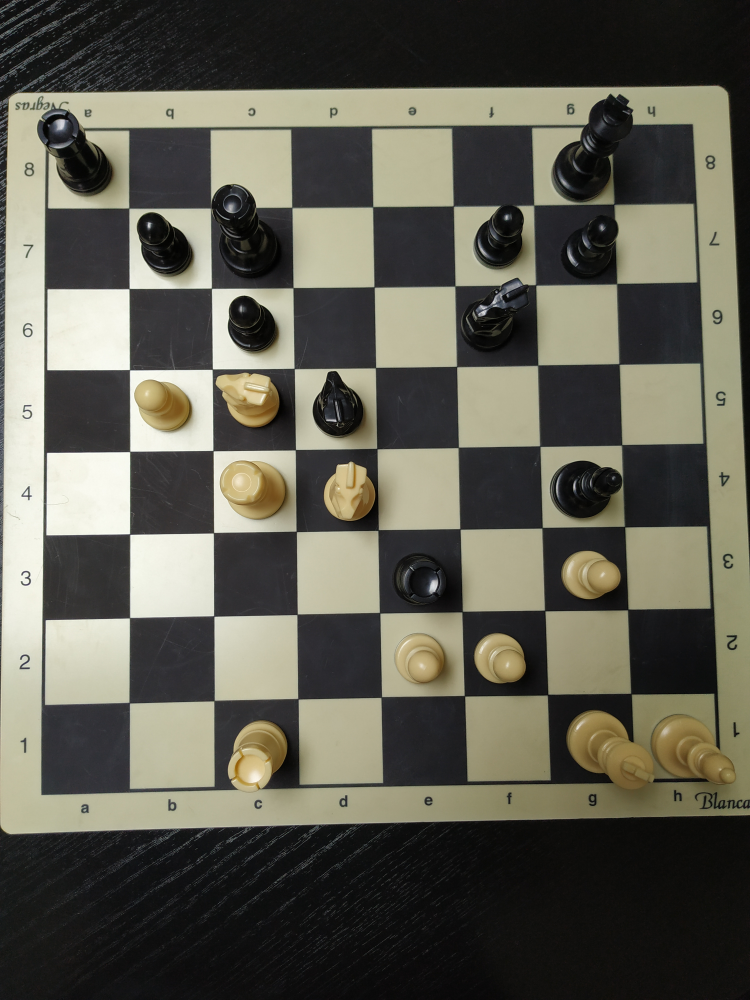
#> input picture LiveChess2Fen/data/dataset/test1.jpg, 3000 x 4000 px (shown at 1/4 size); its folder holds only this picture in this run
$ python -i slid.py   (imports and definitions only)
#> lines starting #> are read from the running program, lines starting #| are printed output that depends on the picture
"""This is the straight-line-detector module."""

import math

import cv2
import numpy as np

from lc2fen.detectboard import debug


def __slid_segments(img):
    """Find all segments in the image using different settings.

    :param img: Image to search.

    :return: A list of all the segments found.
    """

    # [9 lines left out: function detect_edges, not called in this run]

    def simplify_image(img, limit, grid, iters):
        """Simplify image using CLAHE algorithm.

        This function simplifies an image using the CLAHE algorithm
        (adaptive histogram equalization).
        """
        img = cv2.cvtColor(img, cv2.COLOR_BGR2GRAY)
        for _ in range(iters):
            img = cv2.createCLAHE(clipLimit=limit, tileGridSize=grid).apply(img)
        debug.DebugImage(img).save("slid_clahe_@1")
        if limit != 0:
            kernel = np.ones((10, 10), np.uint8)
            img = cv2.morphologyEx(img, cv2.MORPH_CLOSE, kernel)
            debug.DebugImage(img).save("slid_clahe_@2")
        return img

    # [18 lines left out: function detect_lines, not called in this run]

    clahe_settings = [
        [3, (2, 6), 5],  # @1
        [3, (6, 2), 5],  # @2
        [5, (3, 3), 5],  # @3
        [0, (0, 0), 0],
    ]  # EE

    segments = []
    i = 0
    for key, arr in enumerate(clahe_settings):
        tmp = simplify_image(img, limit=arr[0], grid=arr[1], iters=arr[2])
        __segments = detect_lines(detect_edges(tmp))
        segments += __segments
        i += 1
        debug.DebugImage(detect_edges(tmp)).lines(__segments).save("pslid_F%d" % i)
    return segments


# [196 lines left out: functions __scale_lines, slid, not called in this run]

>>> import cv2
>>> picture = cv2.imread('../../data/dataset/test1.jpg')
#> picture is the input picture: shape (4000, 3000, 3); mean B, G, R 80.9, 92.5, 94
#> the loop in __slid_segments, `for key, arr in enumerate(clahe_settings):` made 1 pass
#> pass 1, in simplify_image, `img = cv2.cvtColor(img, cv2.COLOR_BGR2GRAY)`:
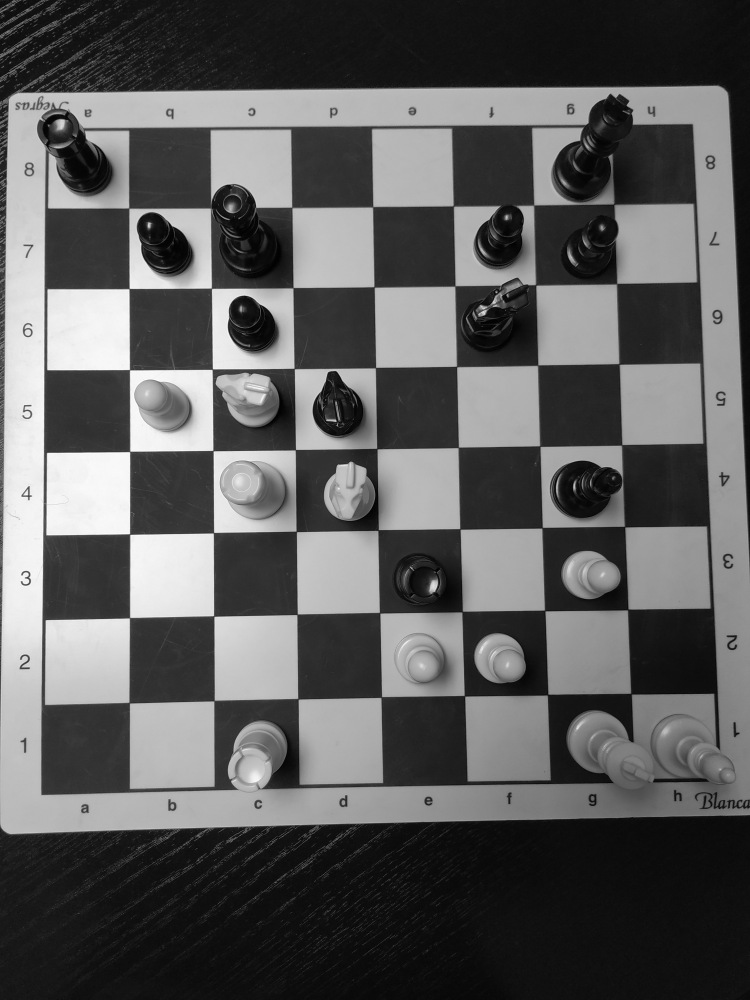
#> img: shape (4000, 3000) (shown at 1/4 size); min 0, max 255, mean 91.6
#> after the loop in __slid_segments, `for key, arr in enumerate(clahe_settings):`: i = 0; segments = []
#> (the run stopped early here; a loop or call above may not have finished)
